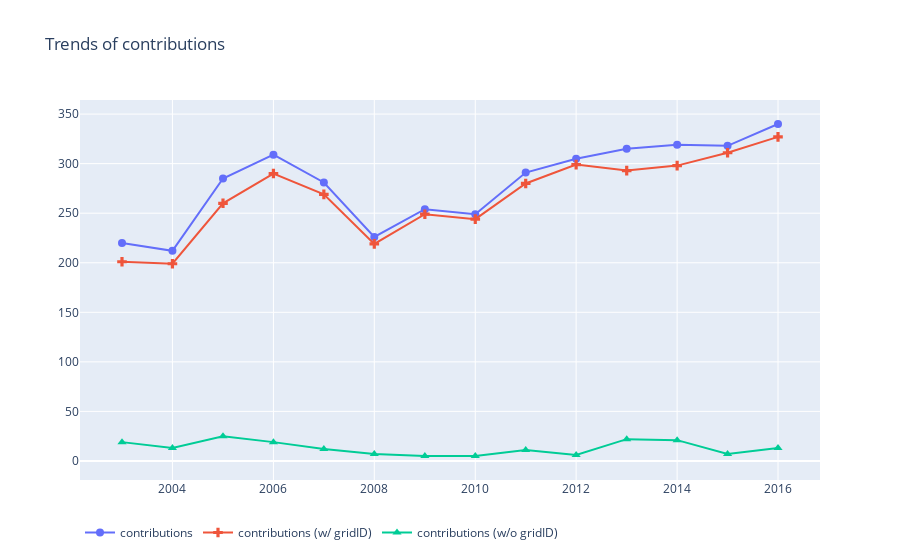

The notebook cell this image was saved under:
### Code cell
contributions = df.groupby(['year'])['paper_doi'].count()
contributions_with_gridId = df[df['org_gridId'].notna()].groupby(['year'])['paper_doi'].count()
contributions_without_gridId = df[df['org_gridId'].isna()].groupby(['year'])['paper_doi'].count()

trace1 = go.Scatter(x=contributions.index,
                    y=contributions.values,
                    name='contributions',
                    marker=dict(symbol='circle', size=8),
                    mode='lines+markers')
                    
trace2 = go.Scatter(x=contributions_with_gridId.index,
                    y=contributions_with_gridId.values,
                    name='contributions (w/ gridID)',
                    marker=dict(symbol='cross', size=8),
                    mode='lines+markers')

trace3 = go.Scatter(x=contributions_without_gridId.index,
                    y=contributions_without_gridId.values,
                    name='contributions (w/o gridID)',
                    marker=dict(symbol='triangle-up', size=8),
                    mode='lines+markers')
                    
layout = go.Layout(title='Trends of contributions',
                   legend=dict(orientation='h'))

fig = go.Figure(data=[trace1, trace2, trace3], layout=layout)
plotly.offline.iplot(fig)

### Figure 1 — Plotly figure (JSON) as saved in the notebook; plotly's stock layout.template omitted (floating-point values rounded to 4 significant figures)
{"data": [{"marker": {"size": 8, "symbol": "circle"}, "mode": "lines+markers", "name": "contributions", "type": "scatter", "x": ["2003-01-01", "2004-01-01", "2005-01-01", "2006-01-01", "2007-01-01", "2008-01-01", "2009-01-01", "2010-01-01", "2011-01-01", "2012-01-01", "2013-01-01", "2014-01-01", "2015-01-01", "2016-01-01"], "y": [220, 212, 285, 309, 281, 226, 254, 249, 291, 305, 315, 319, 318, 340]}, {"marker": {"size": 8, "symbol": "cross"}, "mode": "lines+markers", "name": "contributions (w/ gridID)", "type": "scatter", "x": ["2003-01-01", "2004-01-01", "2005-01-01", "2006-01-01", "2007-01-01", "2008-01-01", "2009-01-01", "2010-01-01", "2011-01-01", "2012-01-01", "2013-01-01", "2014-01-01", "2015-01-01", "2016-01-01"], "y": [201, 199, 260, 290, 269, 219, 249, 244, 280, 299, 293, 298, 311, 327]}, {"marker": {"size": 8, "symbol": "triangle-up"}, "mode": "lines+markers", "name": "contributions (w/o gridID)", "type": "scatter", "x": ["2003-01-01", "2004-01-01", "2005-01-01", "2006-01-01", "2007-01-01", "2008-01-01", "2009-01-01", "2010-01-01", "2011-01-01", "2012-01-01", "2013-01-01", "2014-01-01", "2015-01-01", "2016-01-01"], "y": [19, 13, 25, 19, 12, 7, 5, 5, 11, 6, 22, 21, 7, 13]}], "layout": {"legend": {"orientation": "h"}, "title": {"text": "Trends of contributions"}}}
